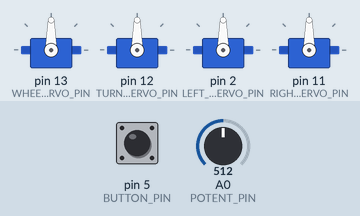
This sketch was run on a simulated Arduino Uno, built with avr-gcc and run on an emulated ATmega328P. On the bench: 4 × servo. Inputs (shaded band) come from the test bench; at power-on: pin 5 (BUTTON_PIN) LOW, A0 (POTENT_PIN) = 512.

Above: at 1.2 s.
1.3 s: pin 5 (BUTTON_PIN) pulled HIGH for 0.15 s
At 3.4 s:
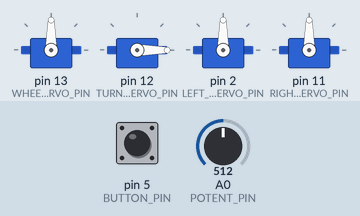
4.4 s: A0 (POTENT_PIN) set to 716
At 4.8 s:
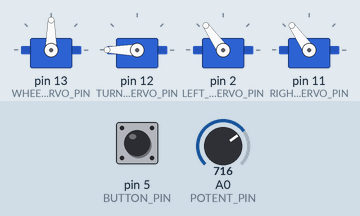
5.9 s: A0 (POTENT_PIN) set to 900
At 6.3 s:
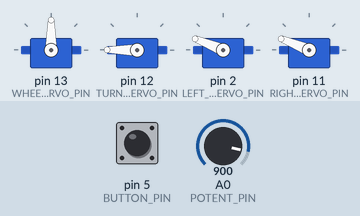
7.4 s: pin 5 (BUTTON_PIN) pulled HIGH for 1 s
At 9.7 s:
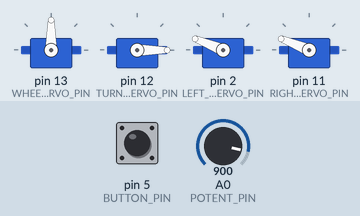
11.4 s: A0 (POTENT_PIN) set to 1023
At 12.4 s:
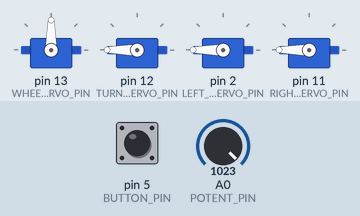
12.9 s: pin 5 (BUTTON_PIN) pulled HIGH for 0.15 s
At 15.2 s:
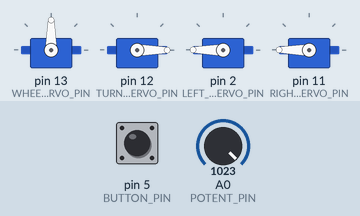
Timing chart, 0 to 16.9 s (numbered marks = the images above; inputs shaded):
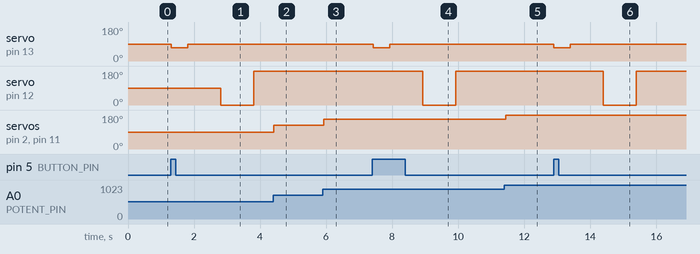

The sketch:

sketch_mar26c.ino
```cpp
#include "Servo.h"

#define BUTTON_PIN                 5
#define WHEEL_SERVO_PIN           13
#define TURNER_SERVO_PIN          12

#define LEFT_TILT_SERVO_PIN        2
#define RIGHT_TILT_SERVO_PIN      11

#define POTENT_PIN                A0
#define MIN_POTENT                 0
#define MAX_POTENT              1023

int buttonState;
Servo wheelServo;
Servo turnerServo;

Servo leftTiltServo;
Servo rightTiltServo;

int potentValue;
int servoAngle;

void setup() {
  // put your setup code here, to run once:
  pinMode(BUTTON_PIN, INPUT);

  wheelServo.attach(WHEEL_SERVO_PIN);
  turnerServo.attach(TURNER_SERVO_PIN);

  leftTiltServo.attach(LEFT_TILT_SERVO_PIN);
  rightTiltServo.attach(RIGHT_TILT_SERVO_PIN);
}

void loop() {
  // put your main code here, to run repeatedly:
  flipPage();
  tilt();
}

void tilt(){
  potentValue = analogRead(A0);
  servoAngle = map(potentValue, MIN_POTENT, MAX_POTENT, 0, 180);
  rightTiltServo.write(servoAngle);
  leftTiltServo.write(servoAngle);
  delay(50);
}

void flipPage(){
  buttonState = digitalRead(BUTTON_PIN);

  if (buttonState == HIGH){

    wheelServo.attach(WHEEL_SERVO_PIN);
    wheelServo.write(70);
    delay(500);
    wheelServo.write(90); // have to detach because it does not completely halt at 90
    wheelServo.detach();

    delay(1000);

    turnerServo.write(0);
    delay(1000);
    turnerServo.write(180);

  }
}
```

Measured:
- after the input at 1.3 s, servo on pin 13 (WHEEL_SERVO_PIN): 90° → 70° at once, → 90° 0.50 s later; servo on pin 12 (TURNER_SERVO_PIN): 90° → 0° after 1.5 s, → 180° 1.0 s later
- after the input at 4.4 s, servo on pin 2 (LEFT_TILT_SERVO_PIN), servo on pin 11 (RIGHT_TILT_SERVO_PIN): 90° → 125° at once
- after the input at 5.9 s, servo on pin 2 (LEFT_TILT_SERVO_PIN), servo on pin 11 (RIGHT_TILT_SERVO_PIN): 125° → 158° at once
- after the input at 7.4 s, servo on pin 13 (WHEEL_SERVO_PIN): 90° → 70° at once, → 90° 0.50 s later; servo on pin 12 (TURNER_SERVO_PIN): 180° → 0° after 1.5 s, → 180° 1.0 s later
- after the input at 11.4 s, servo on pin 2 (LEFT_TILT_SERVO_PIN), servo on pin 11 (RIGHT_TILT_SERVO_PIN): 158° → 180° at once
- after the input at 12.9 s, servo on pin 13 (WHEEL_SERVO_PIN): 90° → 70° at once, → 90° 0.50 s later; servo on pin 12 (TURNER_SERVO_PIN): 180° → 0° after 1.5 s, → 180° 1.0 s later
